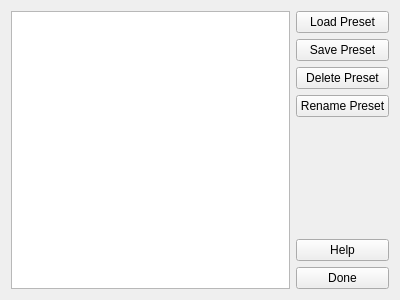
<?xml version="1.0" encoding="UTF-8"?>
<ui version="4.0">
 <class>Form</class>
 <widget class="QWidget" name="Form">
  <property name="geometry">
   <rect>
    <x>0</x>
    <y>0</y>
    <width>400</width>
    <height>300</height>
   </rect>
  </property>
  <property name="windowTitle">
   <string>Form</string>
  </property>
  <layout class="QGridLayout" name="gridLayout">
   <item row="0" column="0" rowspan="7">
    <widget class="QListView" name="listView"/>
   </item>
   <item row="6" column="1">
    <widget class="QPushButton" name="doneButton">
     <property name="text">
      <string>Done</string>
     </property>
    </widget>
   </item>
   <item row="0" column="1">
    <widget class="QPushButton" name="loadButton">
     <property name="text">
      <string>Load Preset</string>
     </property>
    </widget>
   </item>
   <item row="2" column="1">
    <widget class="QPushButton" name="deleteButton">
     <property name="text">
      <string>Delete Preset</string>
     </property>
    </widget>
   </item>
   <item row="3" column="1">
    <widget class="QPushButton" name="renameButton">
     <property name="text">
      <string>Rename Preset</string>
     </property>
    </widget>
   </item>
   <item row="1" column="1">
    <widget class="QPushButton" name="saveButton">
     <property name="text">
      <string>Save Preset</string>
     </property>
    </widget>
   </item>
   <item row="5" column="1">
    <widget class="QPushButton" name="helpButton">
     <property name="text">
      <string>Help</string>
     </property>
    </widget>
   </item>
  </layout>
 </widget>
 <resources/>
 <connections/>
</ui>
